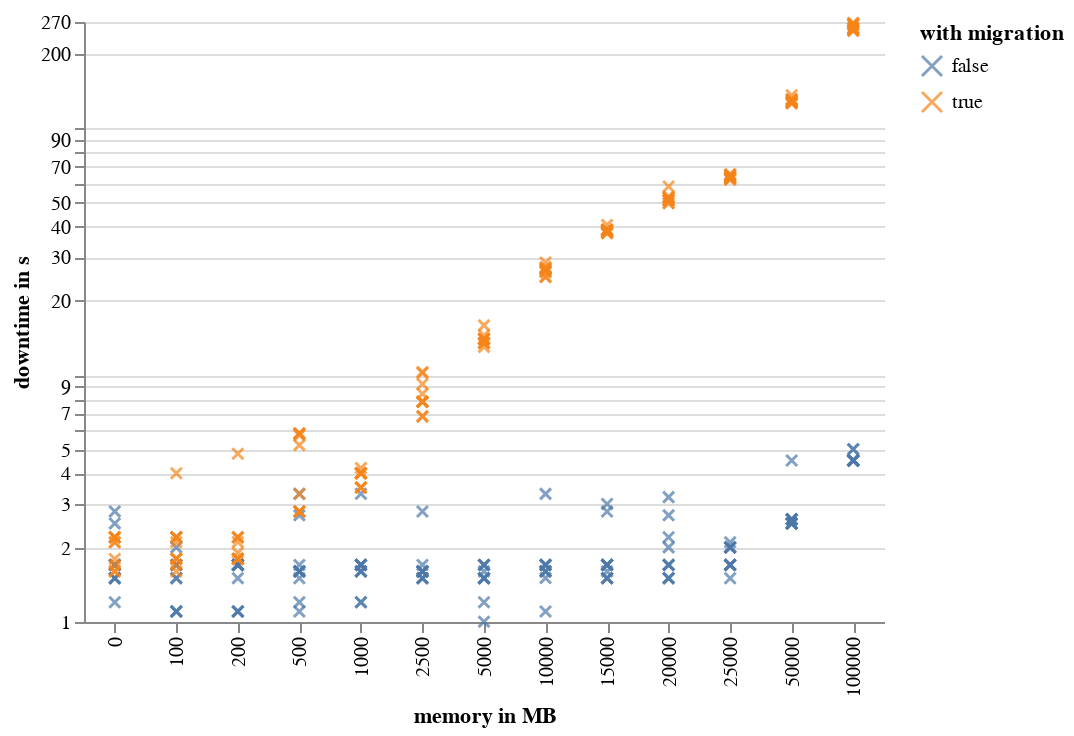

Notebook source saved alongside this figure:
### Code cell
stripplot = alt.Chart(data, width=400).mark_point(size=30, shape='M -1 -1 L 1 1 M -1 1 L 1 -1', strokeWidth=1.5, thickness=.5).encode(
    x=alt.X(
        'memory in MB:N',
    ),
    # column=alt.Column('memory:N'),
    y=alt.Y(
        'downtime in s:Q',
        scale=alt.Scale(type='log', nice=False, domain=[1,270]),
        # axis=alt.Axis(tickMinStep=.1),
        axis=alt.Axis(values=[1,2,3,4,5,6,7,8,9,10,20,30,40,50,60,70,80,90,100,200,270], tickMinStep=.1),
        # axis=alt.Axis(values=[0,0.1,1,2,3,4,5,7.5,10,15,20,25,30,40,50,60,75,100,190], tickMinStep=.1),
    ),
    # column=alt.Column(
    #     'memory in MB:N',
    #     header=alt.Header(labelOrient='bottom', titleOrient='bottom', labelAngle=-90, labelAlign='right', labelPadding=5)),
    color=alt.Color('with migration:N')
).transform_calculate(
    # Generate Gaussian jitter with a Box-Muller transform
    # jitter='sqrt(-2*log(random()))*cos(2*PI*random())'
).configure_facet(
    spacing=0,
).configure_view(
    stroke=None,
)
save(stripplot, 'downtime.svg')
stripplot

### Figure 1 — Vega-Lite specification as saved in the notebook (floating-point values rounded to 4 significant figures; data arrays with more than 128 entries replaced by an {"elided": "..."} marker saying what was removed)
{"config": {"view": {"continuousWidth": 400, "continuousHeight": 300, "stroke": null}, "facet": {"spacing": 0}}, "data": {"name": "data-ac03789110bfe9b22255c46acb39e8c3"}, "mark": {"type": "point", "shape": "M -1 -1 L 1 1 M -1 1 L 1 -1", "size": 30, "strokeWidth": 1.5, "thickness": 0.5}, "encoding": {"color": {"type": "nominal", "field": "with migration"}, "x": {"type": "nominal", "field": "memory in MB"}, "y": {"type": "quantitative", "axis": {"tickMinStep": 0.1, "values": [1, 2, 3, 4, 5, 6, 7, 8, 9, 10, 20, 30, 40, 50, 60, 70, 80, 90, 100, 200, 270]}, "field": "downtime in s", "scale": {"domain": [1, 270], "nice": false, "type": "log"}}}, "width": 400, "$schema": "https://vega.github.io/schema/vega-lite/v4.8.1.json", "datasets": {"data-ac03789110bfe9b22255c46acb39e8c3": {"elided": "260 records"}}}
